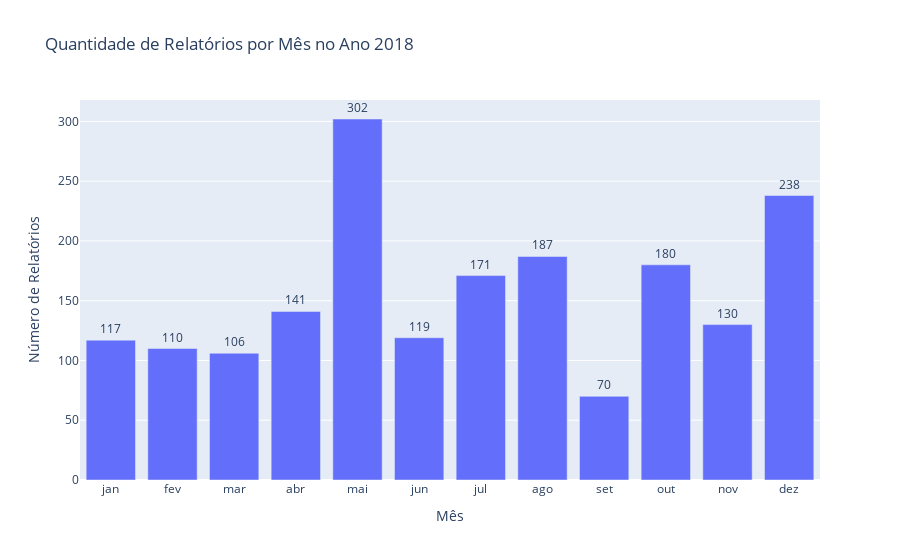
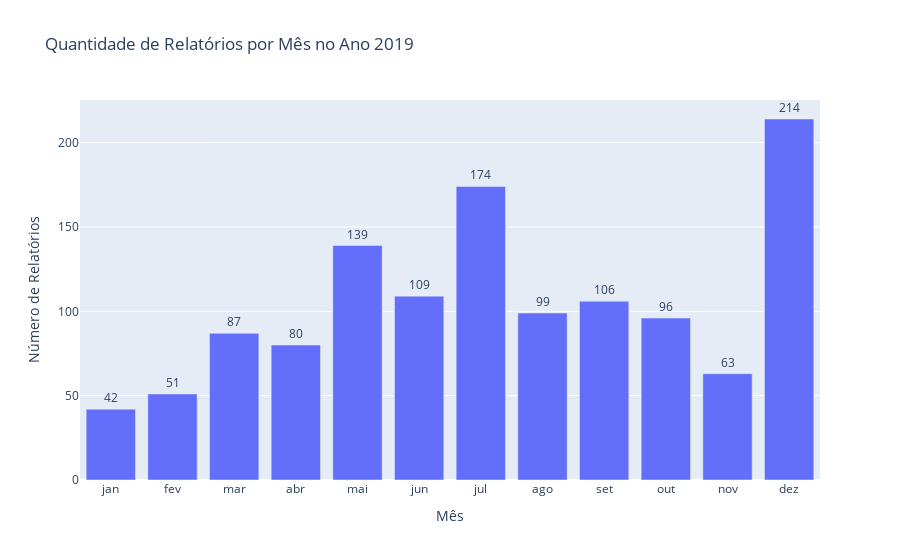
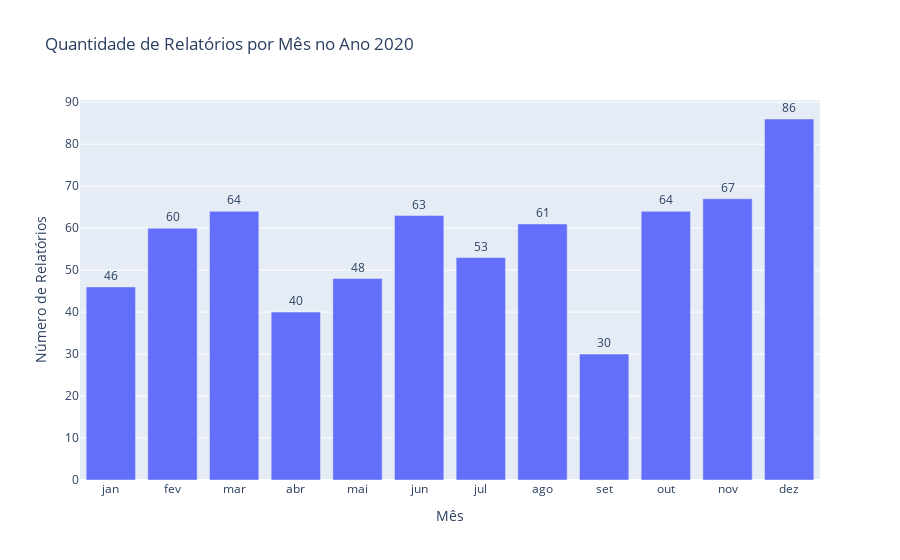
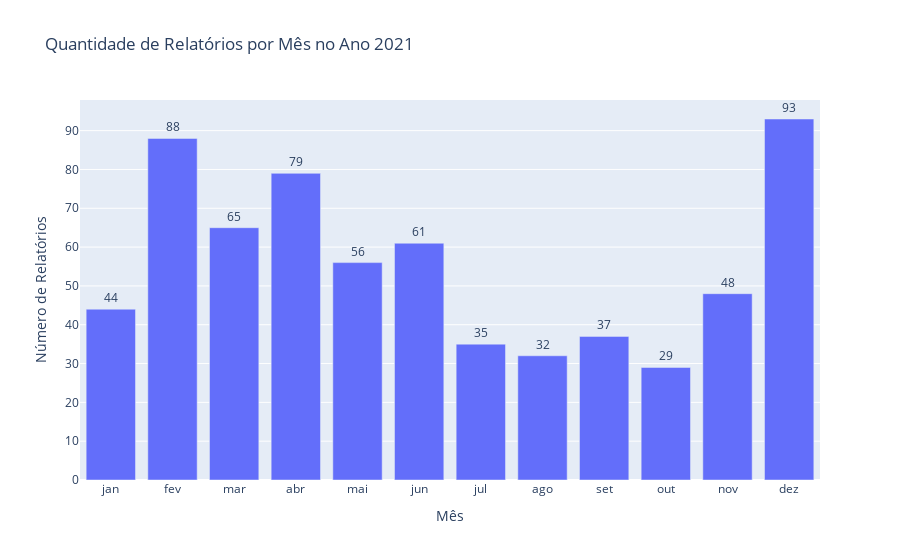

Notebook code for these charts, in order:
### Markdown cell above
### 10. Casos Mensais

### Code cell
# Carregar o DataFrame
df = pd.read_csv("relatorios.csv")

# Converter a coluna 'Data' para string
df['Data'] = df['Data'].astype("string").str.strip()

# Substituir '#NULL' e valores vazios por NaN
df['Ano'] = df['Ano'].replace("#NULL!", pd.NA)
df = df.dropna(subset=['Ano'])  # Remover linhas onde 'Ano' é NaN

# Converter a coluna 'Ano' para int para evitar problemas posteriores
df['Ano'] = df['Ano'].astype(int)

# Criar um dicionário para armazenar as contagens por ano e por mês
contagens_ano_mes = {}

# Obter a lista de anos únicos (já sem #NULL)
anos = df['Ano'].unique()

# Iterar sobre cada ano para contar os meses
for ano in anos:
    # Filtrar o DataFrame para o ano atual
    df_ano = df[df['Ano'] == ano]

    # Contar quantas linhas contêm cada mês no ano atual
    quantidade_jan = df_ano['Data'].str.contains('jan', case=False, na=False).sum()
    quantidade_fev = df_ano['Data'].str.contains('fev', case=False, na=False).sum()
    quantidade_mar = df_ano['Data'].str.contains('mar', case=False, na=False).sum()
    quantidade_abr = df_ano['Data'].str.contains('abr', case=False, na=False).sum()
    quantidade_mai = df_ano['Data'].str.contains('mai', case=False, na=False).sum()
    quantidade_jun = df_ano['Data'].str.contains('jun', case=False, na=False).sum()
    quantidade_jul = df_ano['Data'].str.contains('jul', case=False, na=False).sum()
    quantidade_ago = df_ano['Data'].str.contains('ago', case=False, na=False).sum()
    quantidade_set = df_ano['Data'].str.contains('set', case=False, na=False).sum()
    quantidade_out = df_ano['Data'].str.contains('out', case=False, na=False).sum()
    quantidade_nov = df_ano['Data'].str.contains('nov', case=False, na=False).sum()
    quantidade_dez = df_ano['Data'].str.contains('dez', case=False, na=False).sum()

    # Armazenar os resultados em um dicionário usando o ano como chave
    contagens_ano_mes[ano] = {
        'jan': quantidade_jan,
        'fev': quantidade_fev,
        'mar': quantidade_mar,
        'abr': quantidade_abr,
        'mai': quantidade_mai,
        'jun': quantidade_jun,
        'jul': quantidade_jul,
        'ago': quantidade_ago,
        'set': quantidade_set,
        'out': quantidade_out,
        'nov': quantidade_nov,
        'dez': quantidade_dez
    }

# Converter o dicionário 'contagens_ano_mes' em um DataFrame
df_contagens = pd.DataFrame.from_dict(contagens_ano_mes, orient='index').reset_index()
df_contagens = df_contagens.rename(columns={'index': 'Ano'})

# Transformar o DataFrame para que tenhamos uma estrutura mais adequada para gráficos (long format)
df_contagens_long = df_contagens.melt(id_vars=['Ano'], var_name='Mês', value_name='Quantidade')

# Ordenar os meses de forma adequada
meses_ordenados = ['jan', 'fev', 'mar', 'abr', 'mai', 'jun', 'jul', 'ago', 'set', 'out', 'nov', 'dez']
df_contagens_long['Mês'] = pd.Categorical(df_contagens_long['Mês'], categories=meses_ordenados, ordered=True)

# Ordenar os anos em ordem crescente
df_contagens_long = df_contagens_long.sort_values(by='Ano')

# Criar gráficos de barras para cada ano e exibir a distribuição de relatórios por mês
anos_unicos = sorted(df_contagens_long['Ano'].unique())

for ano in anos_unicos:
    df_ano = df_contagens_long[df_contagens_long['Ano'] == ano]
    
    fig = px.bar(df_ano, x='Mês', y='Quantidade',
                 title=f'Quantidade de Relatórios por Mês no Ano {ano}',
                 labels={'Mês': 'Mês', 'Quantidade': 'Número de Relatórios'},
                 text='Quantidade')
    
    fig.update_traces(textposition='outside')
    fig.update_layout(xaxis=dict(categoryorder='array', categoryarray=meses_ordenados),
                      yaxis_title='Número de Relatórios',
                      xaxis_title='Mês')
    
    # Exibir o gráfico
    fig.show()

### Figure 1 — Plotly figure (JSON) as saved in the notebook; plotly's stock layout.template omitted (floating-point values rounded to 4 significant figures)
{"data": [{"alignmentgroup": "True", "hovertemplate": "Mês=%{x}<br>Número de Relatórios=%{text}<extra></extra>", "legendgroup": "", "marker": {"color": "#636efa", "pattern": {"shape": ""}}, "name": "", "offsetgroup": "", "orientation": "v", "showlegend": false, "text": [117, 110, 141, 106, 171, 187, 119, 302, 70, 238, 130, 180], "textposition": "outside", "type": "bar", "x": ["jan", "fev", "abr", "mar", "jul", "ago", "jun", "mai", "set", "dez", "nov", "out"], "xaxis": "x", "y": [117, 110, 141, 106, 171, 187, 119, 302, 70, 238, 130, 180], "yaxis": "y"}], "layout": {"barmode": "relative", "legend": {"tracegroupgap": 0}, "title": {"text": "Quantidade de Relatórios por Mês no Ano 2018"}, "xaxis": {"anchor": "y", "categoryarray": ["jan", "fev", "mar", "abr", "mai", "jun", "jul", "ago", "set", "out", "nov", "dez"], "categoryorder": "array", "domain": [0, 1], "title": {"text": "Mês"}}, "yaxis": {"anchor": "x", "domain": [0, 1], "title": {"text": "Número de Relatórios"}}}}

### Figure 2 — Plotly figure (JSON) as saved in the notebook; plotly's stock layout.template omitted (floating-point values rounded to 4 significant figures)
{"data": [{"alignmentgroup": "True", "hovertemplate": "Mês=%{x}<br>Número de Relatórios=%{text}<extra></extra>", "legendgroup": "", "marker": {"color": "#636efa", "pattern": {"shape": ""}}, "name": "", "offsetgroup": "", "orientation": "v", "showlegend": false, "text": [87, 139, 174, 109, 106, 99, 96, 214, 63, 80, 51, 42], "textposition": "outside", "type": "bar", "x": ["mar", "mai", "jul", "jun", "set", "ago", "out", "dez", "nov", "abr", "fev", "jan"], "xaxis": "x", "y": [87, 139, 174, 109, 106, 99, 96, 214, 63, 80, 51, 42], "yaxis": "y"}], "layout": {"barmode": "relative", "legend": {"tracegroupgap": 0}, "title": {"text": "Quantidade de Relatórios por Mês no Ano 2019"}, "xaxis": {"anchor": "y", "categoryarray": ["jan", "fev", "mar", "abr", "mai", "jun", "jul", "ago", "set", "out", "nov", "dez"], "categoryorder": "array", "domain": [0, 1], "title": {"text": "Mês"}}, "yaxis": {"anchor": "x", "domain": [0, 1], "title": {"text": "Número de Relatórios"}}}}

### Figure 3 — Plotly figure (JSON) as saved in the notebook; plotly's stock layout.template omitted (floating-point values rounded to 4 significant figures)
{"data": [{"alignmentgroup": "True", "hovertemplate": "Mês=%{x}<br>Número de Relatórios=%{text}<extra></extra>", "legendgroup": "", "marker": {"color": "#636efa", "pattern": {"shape": ""}}, "name": "", "offsetgroup": "", "orientation": "v", "showlegend": false, "text": [40, 60, 46, 48, 61, 30, 53, 63, 67, 64, 64, 86], "textposition": "outside", "type": "bar", "x": ["abr", "fev", "jan", "mai", "ago", "set", "jul", "jun", "nov", "out", "mar", "dez"], "xaxis": "x", "y": [40, 60, 46, 48, 61, 30, 53, 63, 67, 64, 64, 86], "yaxis": "y"}], "layout": {"barmode": "relative", "legend": {"tracegroupgap": 0}, "title": {"text": "Quantidade de Relatórios por Mês no Ano 2020"}, "xaxis": {"anchor": "y", "categoryarray": ["jan", "fev", "mar", "abr", "mai", "jun", "jul", "ago", "set", "out", "nov", "dez"], "categoryorder": "array", "domain": [0, 1], "title": {"text": "Mês"}}, "yaxis": {"anchor": "x", "domain": [0, 1], "title": {"text": "Número de Relatórios"}}}}

### Figure 4 — Plotly figure (JSON) as saved in the notebook; plotly's stock layout.template omitted (floating-point values rounded to 4 significant figures)
{"data": [{"alignmentgroup": "True", "hovertemplate": "Mês=%{x}<br>Número de Relatórios=%{text}<extra></extra>", "legendgroup": "", "marker": {"color": "#636efa", "pattern": {"shape": ""}}, "name": "", "offsetgroup": "", "orientation": "v", "showlegend": false, "text": [29, 48, 93, 35, 37, 32, 61, 56, 65, 79, 88, 44], "textposition": "outside", "type": "bar", "x": ["out", "nov", "dez", "jul", "set", "ago", "jun", "mai", "mar", "abr", "fev", "jan"], "xaxis": "x", "y": [29, 48, 93, 35, 37, 32, 61, 56, 65, 79, 88, 44], "yaxis": "y"}], "layout": {"barmode": "relative", "legend": {"tracegroupgap": 0}, "title": {"text": "Quantidade de Relatórios por Mês no Ano 2021"}, "xaxis": {"anchor": "y", "categoryarray": ["jan", "fev", "mar", "abr", "mai", "jun", "jul", "ago", "set", "out", "nov", "dez"], "categoryorder": "array", "domain": [0, 1], "title": {"text": "Mês"}}, "yaxis": {"anchor": "x", "domain": [0, 1], "title": {"text": "Número de Relatórios"}}}}
